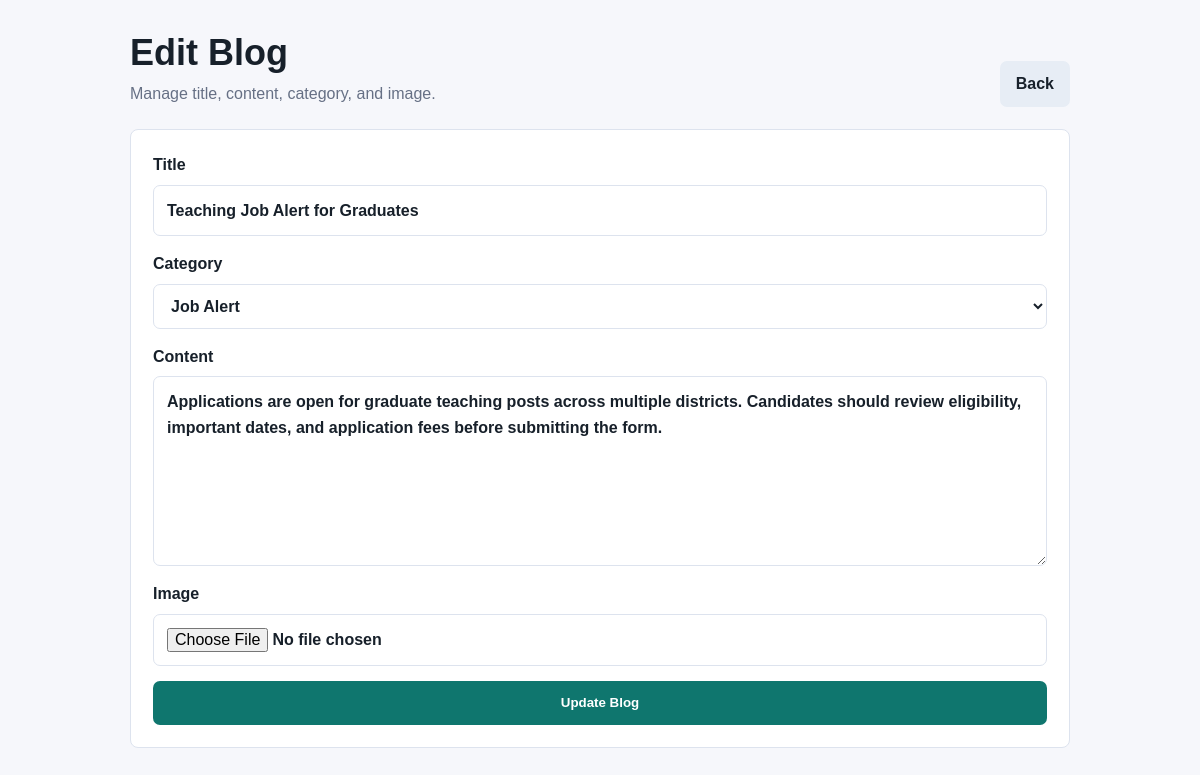
Screenshot of /admin/blog-form.php?id=3 (signed in) with the database file from the repository.
### tables this page shows
CREATE TABLE IF NOT EXISTS blogs (
    id INT AUTO_INCREMENT PRIMARY KEY,
    title VARCHAR(255) NOT NULL,
    content TEXT NOT NULL,
    category VARCHAR(100) NOT NULL,
    image VARCHAR(255) DEFAULT NULL,
    created_at TIMESTAMP DEFAULT CURRENT_TIMESTAMP,
    updated_at TIMESTAMP DEFAULT CURRENT_TIMESTAMP ON UPDATE CURRENT_TIMESTAMP
);

### config/database.php (called while the page is built, shortened)
<?php
function db(): mysqli
{
    $connection = new mysqli(DB_HOST, DB_USER, DB_PASS, DB_NAME);
    $connection->set_charset('utf8mb4');
    return $connection;
}

### includes/helpers.php (called while the page is built, shortened)
<?php
function e(?string $value): string
{
    return htmlspecialchars((string) $value, ENT_QUOTES, 'UTF-8');
}
function categories(): array
{
    return ['Admit Card', 'Result', 'Job Alert', 'Syllabus', 'Answer Key'];
}

### admin/blog-form.php (the view, shortened to what this page needs)
<?php
$id = (int) ($_GET['id'] ?? 0);
$isEdit = $id > 0;
$blog = ['title' => '', 'content' => '', 'category' => categories()[0], 'image' => null];
if ($isEdit) {
    $stmt = db()->prepare('SELECT * FROM blogs WHERE id = ?');
    $stmt->bind_param('i', $id);
    $stmt->execute();
    $found = $stmt->get_result()->fetch_assoc();
    $blog = $found;
}
?>
<!DOCTYPE html>
<html lang="en">
<head>
    <link rel="stylesheet" href="../assets/css/style.css">
</head>
<body>
<main class="admin-shell">
    <div class="page-heading">
        <div>
            <h1><?= $isEdit ? 'Edit Blog' : 'Add Blog' ?></h1>
            <p>Manage title, content, category, and image.</p>
        </div>
        <a class="btn secondary" href="dashboard.php">Back</a>
    </div>
    <div class="panel">
        <form method="post" enctype="multipart/form-data" class="form-grid">
            <label class="label">Title
                <input class="input" type="text" name="title" value="<?= e($blog['title']) ?>" required>
            </label>
            <label class="label">Category
                <select class="select" name="category" required>
                    <?php foreach (categories() as $category): ?>
                        <option value="<?= e($category) ?>" <?= $blog['category'] === $category ? 'selected' : '' ?>><?= e($category) ?></option>
                    <?php endforeach; ?>
                </select>
            </label>
            <label class="label">Content
                <textarea class="textarea" name="content" required><?= e($blog['content']) ?></textarea>
            </label>
            <label class="label">Image
                <input class="input" type="file" name="image" accept="image/jpeg,image/png,image/webp">
            </label>
            <button class="btn" type="submit"><?= $isEdit ? 'Update Blog' : 'Create Blog' ?></button>
        </form>
    </div>
</main>
</body>
</html>

### assets/css/style.css (style rules this page uses)
:root { --bg: #f6f7fb; --surface: #ffffff; --ink: #17202a; --muted: #667085; --line: #dde3ee; --primary: #0f766e; --primary-dark: #115e59; --accent: #f59e0b; --danger: #dc2626; }
* { box-sizing: border-box; }
body { margin: 0; font-family: Arial, Helvetica, sans-serif; color: var(--ink); background: var(--bg); line-height: 1.6; }
a { color: inherit; text-decoration: none; }
.page-heading { display: flex; align-items: end; justify-content: space-between; gap: 20px; margin-bottom: 22px; }
.page-heading h1 { margin: 0; font-size: 36px; line-height: 1.15; }
.page-heading p { margin: 8px 0 0; color: var(--muted); }
.input, .select, .textarea { width: 100%; border: 1px solid var(--line); border-radius: 7px; padding: 12px 13px; font: inherit; background: #fff; color: var(--ink); }
.textarea { min-height: 190px; resize: vertical; }
.btn { display: inline-flex; align-items: center; justify-content: center; min-height: 44px; border: 0; border-radius: 7px; padding: 10px 16px; background: var(--primary); color: #fff; font-weight: 800; cursor: pointer; }
.btn.secondary { background: #e7edf5; color: var(--ink); }
.admin-shell { max-width: 980px; margin: 0 auto; padding: 32px 20px; }
.panel { background: var(--surface); border: 1px solid var(--line); border-radius: 8px; padding: 22px; }
.form-grid { display: grid; gap: 15px; }
.label { display: grid; gap: 7px; font-weight: 800; }

### rows the page displays
blogs: title "Teaching Job Alert for Graduates", content "Applications are open for graduate teaching posts across multiple districts. Candidates should review eligibility, important dates, and application fees before submitting the form."

### other values shown
form field category "Job Alert"
